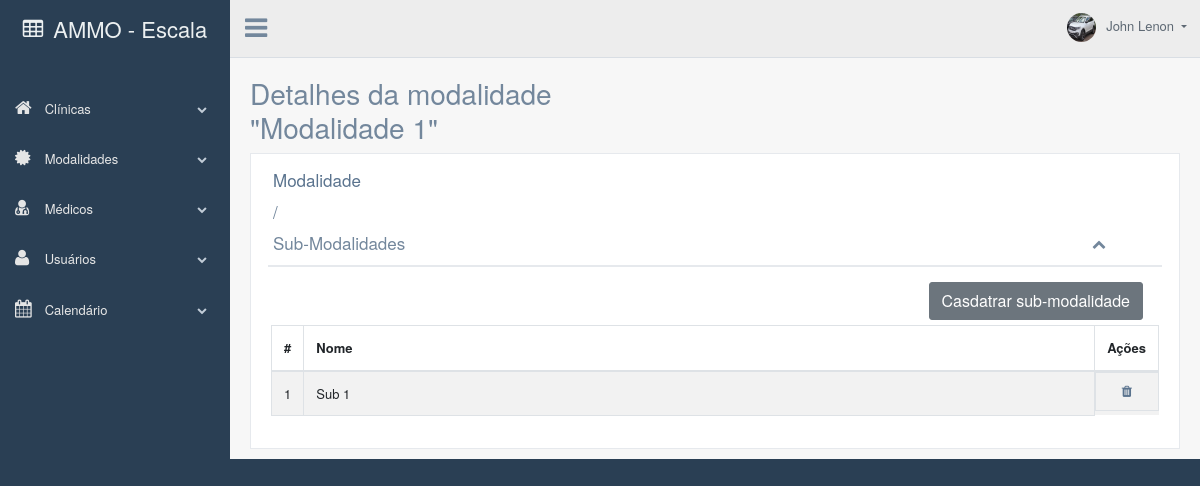
The app's page /detalhesModalidades.php?id=13 (signed in), older data.
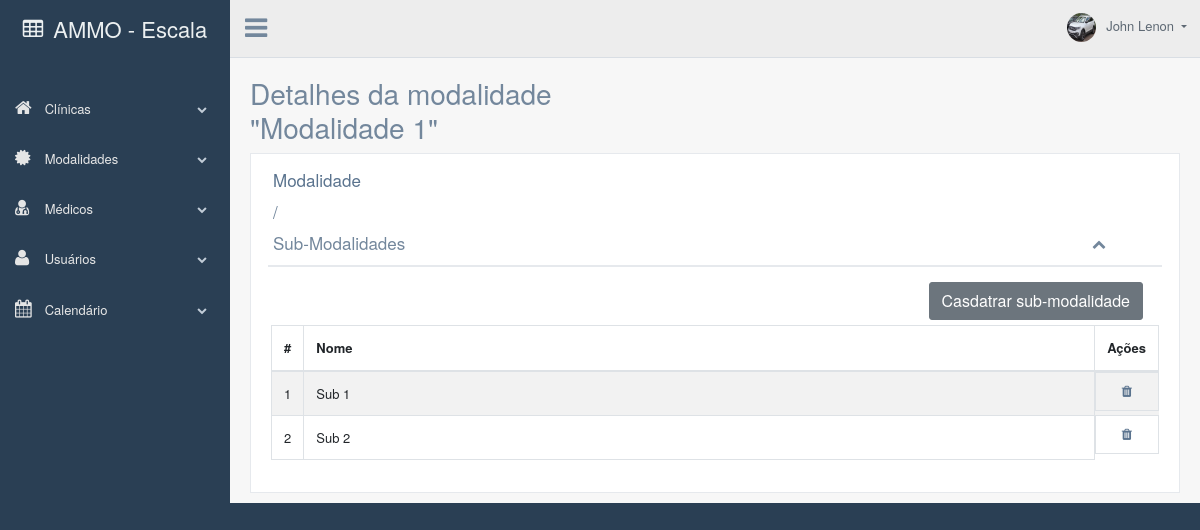
The same page, newer data.
### tables this page shows
CREATE TABLE `sub_modalidades` (
  `id` int(11) NOT NULL,
  `id_modalidades` int(11) NOT NULL,
  `nome` varchar(255) NOT NULL
);

### detalhesModalidades.php (the view, shortened to what this page needs)
<?php
include("banco_de_dados/modalidadesBanco.php");
$submodalidades = $mysqli->query("SELECT * FROM sub_modalidades");
?>
<!DOCTYPE html>
<html lang="pt-br">
<head>
    <?php include("links.php"); ?>
</head>
<body class="nav-md">
    <div class="container body">
        <div class="main_container">
            <div class="col-md-3 left_col">
                <div class="left_col scroll-view">
                    <?php include("estrutura/barra_lateral.php"); ?>
                </div>
            </div>
            <?php include("estrutura/cabecalho.php"); ?>
            <div class="right_col" role="main">
                <div class="page-title">
                    <div class="title_left">
                        <h3>Detalhes da modalidade "<?php
                                                    $id = $_GET['id'];
                                                    $sql = "SELECT nome FROM modalidades WHERE id = $id";
                                                    $result = $mysqli->query($sql);
                                                    if ($result->num_rows > 0) {
                                                        $row = $result->fetch_assoc();
                                                        $nome = $row["nome"];
                                                        echo "$nome";
                                                    }
                                                    ?>"</h3>
                    </div>
                </div>
                <div class="clearfix"></div>
                <div class="row">
                    <div class="col-md-12 col-sm-12">
                        <div class="x_panel">
                            <div class="x_title">
                                <h2><a href="listaModalidades.php">Modalidade</a></h2>
                                <h2>/</h2>
                                <h2>Sub-Modalidades</h2>
                                <ul class="nav navbar-right panel_toolbox">
                                    <li><a class="collapse-link"><i class="fa fa-chevron-up"></i></a>
                                    </li>
                                </ul>
                                <div class="clearfix"></div>
                            </div>
                            <div class="x_content">
                                <div class="d-flex justify-content-end"><button class='btn btn-secondary mr-3' id="subenviarid" data-id="<?php echo $_GET['id'] ?>" data-toggle="modal" data-target=".modal2">Casdatrar sub-modalidade</button></div>
                                <div class="card-box table-responsive">
                                    <table id="datatable-responsive" class="table table-striped table-bordered dt-responsive nowrap compact" cellspacing="0" width="100%">
                                        <thead>
                                            <tr>
                                                <th style="width: 0px;">#</th>
                                                <th>Nome</th>
                                                <th style="width: 0px;">Ações</th>
                                            </tr>
                                        </thead>
                                        <tbody>
                                            <?php
                                            $i = 0;
                                            foreach ($submodalidades as $submodalidades) :
                                                if ($submodalidades['id_modalidades'] == $_GET['id']) {
                                            ?>
                                                    <tr id="<?php echo $submodalidades['id'] ?>">
                                                        <td class="align-middle" scope="row"><?php echo ++$i; ?></td>
                                                        <td class="align-middle"> <?php echo $submodalidades['nome']; ?></td>
                                                        <td class="align-middle d-flex justify-content-center">
                                                            <a href="javascript:void(0);" class='fa fa-trash' id="<?php echo $submodalidades['id'] ?>" onclick="encaminharId(this)" data-toggle="modal" data-target=".bs-example-modal-lg"></a>
                                                        </td>
                                                    </tr>
                                            <?php
                                                }
                                            endforeach;
                                            ?>
                                        </tbody>
                                    </table>
                                </div>
                            </div>
                        </div>
                    </div>
                </div>
            </div>
        </div>
    </div>
</body>
</html>

Row changes from the older to the newer data that the page shows:
added sub_modalidades: nome "Sub 2"
